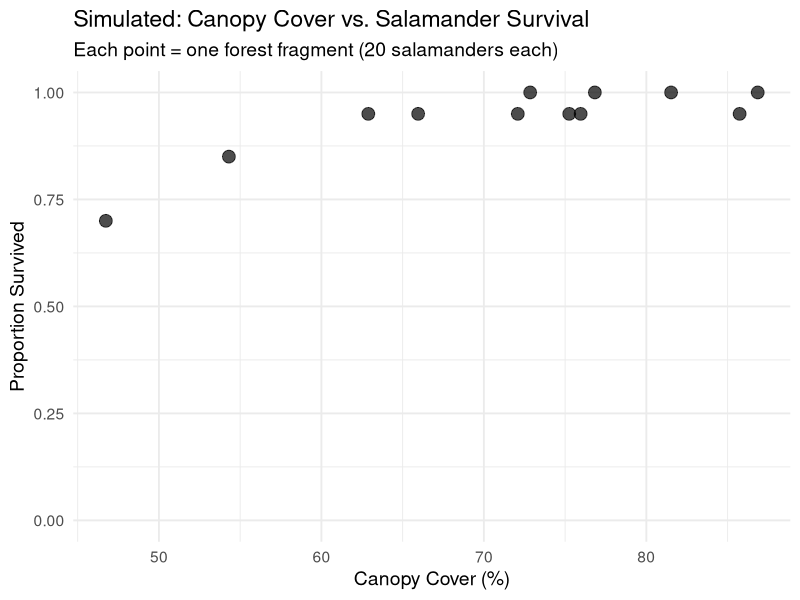

This chart was generated by the following R code:
## ---- chunk 1
library(tidyverse)
library(lme4)  # for mixed models later

set.seed(42)

## ---- chunk 2
# Define the experimental structure
n_fragments <- 12 # Vector of number of fragments
n_salamanders_per_fragment <- 20 # Vector of number of sampled salamanders per fragments
n_total <- n_fragments * n_salamanders_per_fragment # Define the experimental units


# Create fragment-level data
fragment_data <- data.frame(
  fragment_id = 1:n_fragments, #create the column beggining with number 1 until the number definend in the object of n_fragment
  canopy_cover = runif(n_fragments, min = 40, max = 90) #create a random numbers with a normal distribution between the range of 40-90
)

# Create salamander-level data (each salamander belongs to a fragment)
salamander_data <- data.frame(
  salamander_id = 1:n_total,# create a column from 1 to the number defined in the object of n_total
  fragment_id = rep(1:n_fragments, each = n_salamanders_per_fragment) # repeat from 1 to the number of n_fragments for each fragments 
)

# Merge to get canopy cover for each salamander
salamander_data <- salamander_data %>%
  left_join(fragment_data, by = "fragment_id")
## ---- chunk 3
# Define the truth
true_intercept <- -3.5  # Define the intercepts of the model        
true_canopy_effect <- 0.09 # Define the value of the canopy effect   


# Simulate survival using logistic regression formula
salamander_data <- salamander_data %>%
  mutate(
    log_odds = true_intercept + true_canopy_effect * canopy_cover,
    prob_survival = 1 / (1 + exp(-log_odds)),
    survived = rbinom(n_total, size = 1, prob = prob_survival)
  )

# Look at the data
head(salamander_data)
summary(salamander_data) # Get the coefficientes of the model 

## ---- chunk 4

# Visualize: proportion surviving in each fragment
fragment_summary <- salamander_data %>%
  group_by(fragment_id, canopy_cover) %>%
  summarise(
    n_survived = sum(survived),
    n_total = n(),
    prop_survived = n_survived / n_total,
    .groups = "drop"
  )

plot1 <- ggplot(fragment_summary, aes(x = canopy_cover, y = prop_survived)) +
  geom_point(size = 4, alpha = 0.7) +
  labs(
    title = "Simulated: Canopy Cover vs. Salamander Survival",
    subtitle = "Each point = one forest fragment (20 salamanders each)",
    x = "Canopy Cover (%)",
    y = "Proportion Survived"
  ) +
  ylim(0, 1) +
  theme_minimal(base_size = 14)

fragment_summary
plot1
